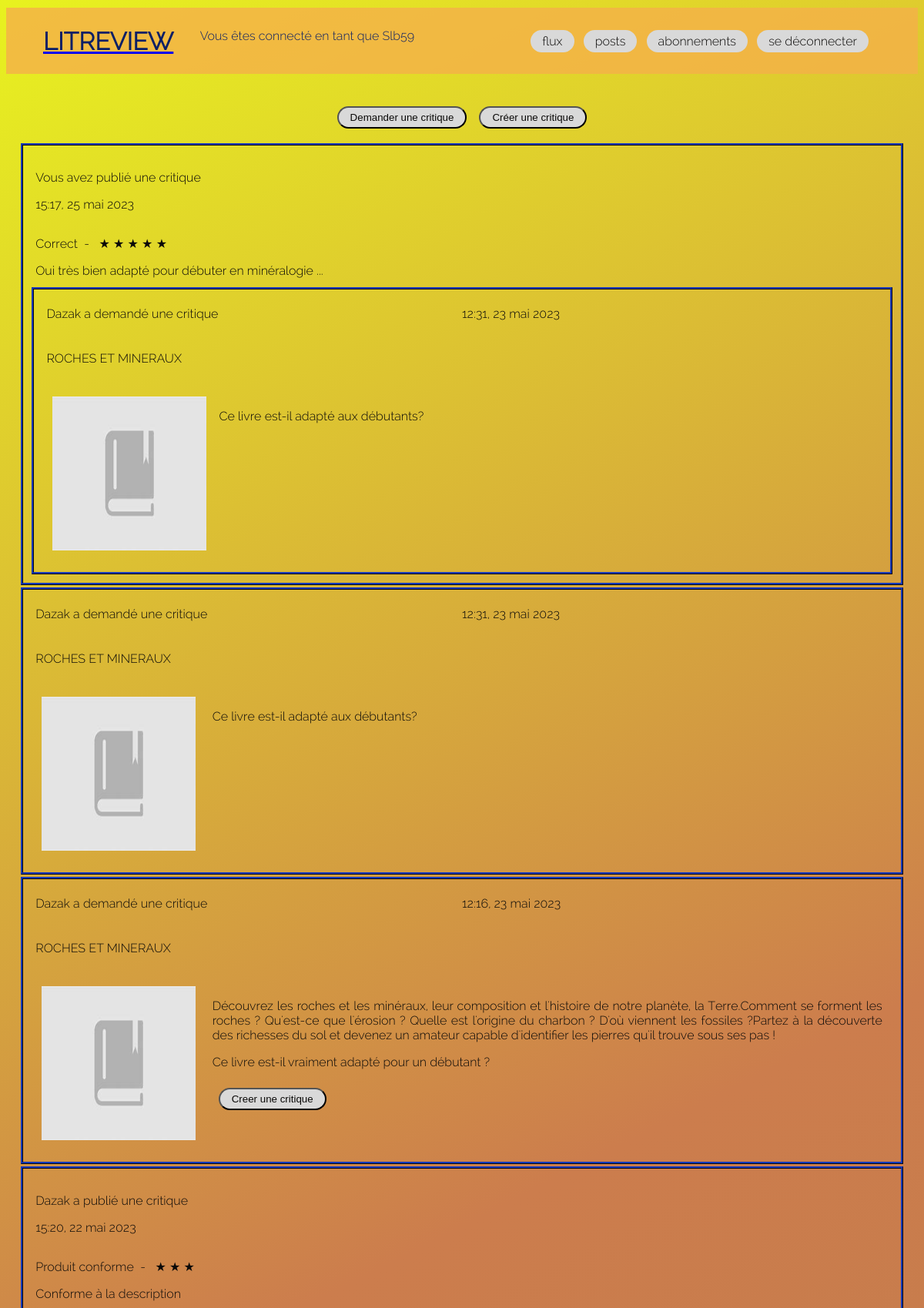
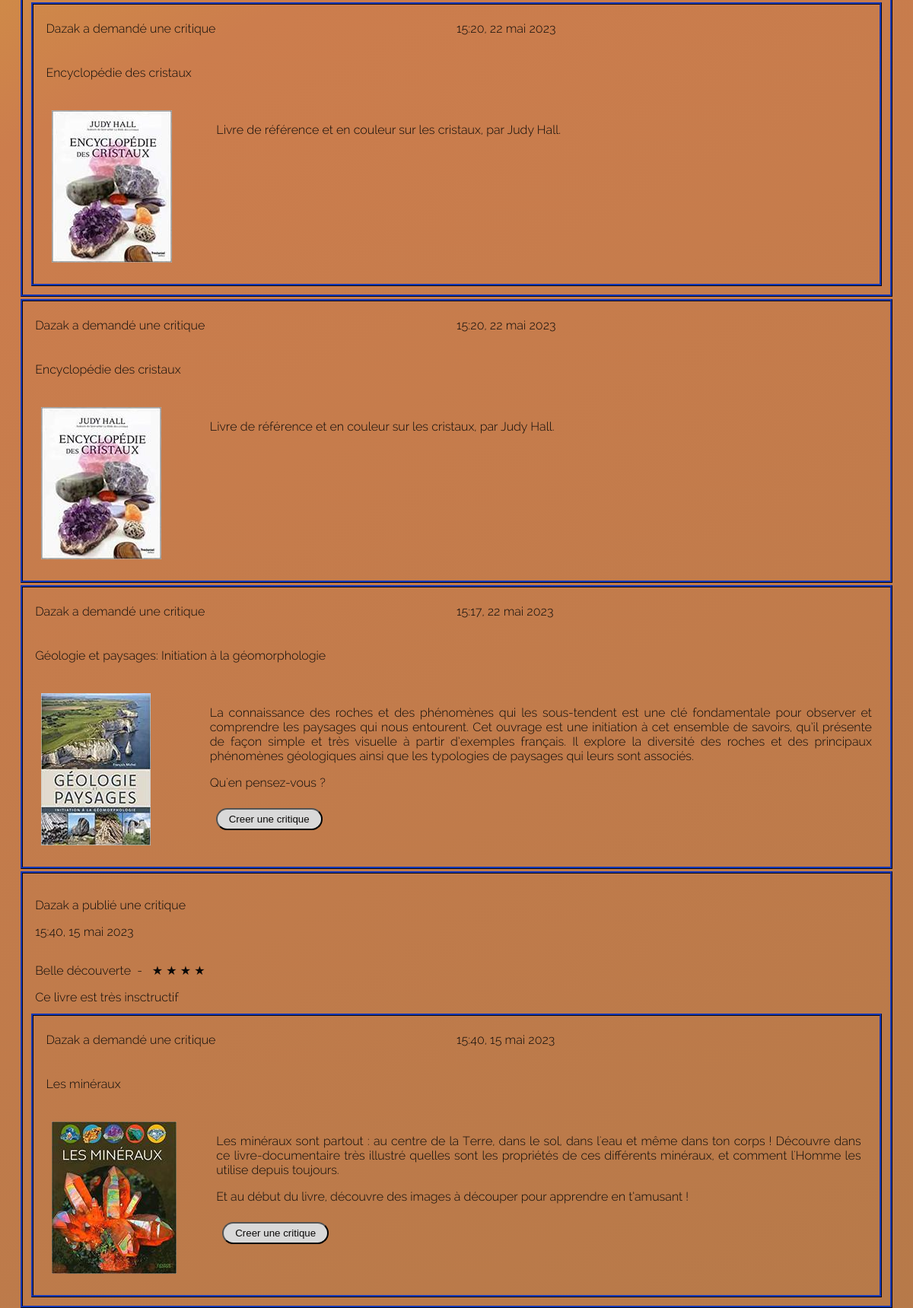
The app's page / (signed in, upper part) with its own data (2 pictures, top to bottom).
### review/models.py (models this page shows, shortened)
class Review(models.Model):
    ticket = models.ForeignKey(to=Ticket, on_delete=models.CASCADE)
    rating = models.PositiveSmallIntegerField(
        validators=[MinValueValidator(0), MaxValueValidator(5)])
    headline = models.CharField(max_length=128)
    body = models.CharField(max_length=8192, blank=True)
    user = models.ForeignKey(
        to=settings.AUTH_USER_MODEL, on_delete=models.CASCADE)
    time_created = models.DateTimeField(auto_now_add=True)

class Ticket(models.Model):
    title = models.CharField(max_length=128)
    description = models.TextField(max_length=2048, blank=True)
    user = models.ForeignKey(to=settings.AUTH_USER_MODEL,
                             on_delete=models.CASCADE)
    image = models.ImageField(null=True, blank=True,
                              upload_to='img')
    time_created = models.DateTimeField(auto_now_add=True)
    IMAGE_MAX_SIZE = (200, 200)

### review/views.py (the view)
# urls.py: path('', views.feed, name='feed'),
@login_required
def feed(request):
    user_follows = UserFollows.objects.filter(
        user=request.user).values_list('followed_user', flat=True)
    reviews = Review.objects.filter(
        (Q(user=request.user) | Q(user__in=user_follows)))
    tickets = Ticket.objects.filter(
        (Q(user=request.user) | Q(user__in=user_follows)))
    merge_tickets_and_reviews = chain(tickets, reviews)
    tickets_and_reviews = sorted(merge_tickets_and_reviews,
                                 key=lambda x: x.time_created,
                                 reverse=True)
    context = {'tickets_and_reviews': tickets_and_reviews}
    return render(request, 'review/feed.html', context=context)

### review/templatetags/review_tags.py (called while the page is built)
@register.filter
def model_type(value):
    return type(value).__name__

@register.filter
def has_review(value):
    reviews = Review.objects.filter(Q(ticket=value) & ~Q(user=value.user))
    return reviews

### templates/review/feed.html (shortened to what this page needs)
{% extends "base.html" %}
{% load review_tags %}
{% block content %}
<div>
</div>
<div class="feed__buttons">
    <a href="{% url 'review:add_ticket' %}"> <input class='btn' type="button" value="Demander une critique"> </a>
    <div>  </div>
    <a href="{% url 'review:add_review' %}"> <input class= 'btn' type="button" value="Créer une critique"> </a>
</div>
<div class="feed__messages">
    {% for instance in tickets_and_reviews %}
        {% if instance|model_type == 'Ticket' %}
            {% include 'review/ticket/ticket_info.html'%}
        {% elif instance|model_type == 'Review' %}
            {% include 'review/review/review_info.html'%}
        {% endif %}
    {% endfor %}
</div>
{% endblock %}

### templates/base/header.html
<header id="header">
    <a href="{% url 'review:feed' %}"><h1>LITREVIEW</h1></a>
    {% if user.is_authenticated %}
        <div class="user_connected">
        <p>Vous êtes connecté en tant que {{request.user}}</p>
        </div>
        <nav class="header__menu">
            {% include 'navbar/navbar.html' %}
        </nav>
    {% endif %}
</header>

### templates/review/review/review_info.html (shortened to what this page needs)
<div class="cadre_info">
    <div class="review_info__1">
        {% if instance.user == request.user %}
            <p>Vous avez publié une critique</p>
        {% else %}
            <p>{{instance.user|title}} a publié une critique</p>
        {% endif %}
        <p class="review_info__date">
            {{ instance.time_created | time}}, {{ instance.time_created | date}}
        </p>
    </div>
    <div>
        {{instance.headline}} &nbsp;- &nbsp;
        {% with ''|center:instance.rating as range %}
        {% for _ in range %}
            &#9733;
        {% endfor %}
        {% endwith %}
    </div>
    <div>
        {{instance.body}}
    </div>
    {% include 'review/ticket/ticket_info.html' with instance=instance.ticket %}
</div>

### templates/review/ticket/ticket_info.html (shortened to what this page needs)
{% load review_tags %}
{% load static %}
   <div class="cadre_info">
      <div class="ticket_info__1">
         {% if instance.user == request.user %}
            <p>Vous avez demandé une critique</p>
         {% else %}
            <p>{{instance.user|title}} a demandé une critique</p>
         {% endif %}
         <p class="ticket_info__date">
            {{ instance.time_created | time}}, {{ instance.time_created | date}}
         </p>
      </div>
      <div>
         <p>{{ instance.title }}</p>
      </div>
      <div class="ticket_info__2">
         <div>
            {% if instance.image %}
               <img src="{{instance.image.url }}">
            {% else %}
               <img src="{% static 'assets/default_image.png'%}">
            {% endif %}
         </div>
         <div class="ticket_info__2__text">
            {{ instance.description|linebreaks }}
            <div>
               {% if not instance|has_review and not instance.user == request.user and not no_add_review %}
                  <a href="{% url 'review:add_review_on_ticket' instance.id %}"><button class="btn">Creer une critique</button></a>
               {% endif %}
            </div>
         </div>
      </div>
   </div>

### static/css/review.css (style rules this page uses)
html { background: linear-gradient(333deg, rgb(144, 115, 66) 0%, rgb(204, 125, 77) 76%, rgb(232, 242, 31) 100%); font-family: "Raleway-Light"; color: rgb(10, 9, 8); min-height: 100vh; scroll-behavior: smooth; overflow-x: hidden; }
h1 { font-size: 2rem; color: rgb(11, 31, 101); }
div { padding: 0.5rem; }
.btn { background-color: rgb(217, 217, 217); color: rgb(10, 9, 8); padding: 5px 15px; border-radius: 1rem; }
header { background-color: rgba(246, 177, 73, 0.8); padding: 0.2rem 3rem; display: grid; grid-template-columns: repeat(1fr 2fr 4fr); margin: 10px auto; }
header .user_connected { grid-column: 2; color: rgb(11, 31, 101); }
header .header__menu { padding-top: 0em; padding-right: 0em; grid-column: 4; margin: auto 1em; align-content: center; text-align: right; }
.feed__buttons { display: flex; justify-content: center; }
.cadre_info { border: 1mm rgb(11, 31, 101) ridge; margin: 0.2rem; }
.cadre_info .ticket_info__1 { display: grid; grid-template-columns: repeat(2, 1fr); line-height: 0; }
.cadre_info .ticket_info__2 { display: grid; grid-template-columns: 1fr 4fr; }
.cadre_info .ticket_info__2 .ticket_info__2__text { text-align: justify; }

### records on screen
Review: shows "Vous avez publié une critique", time_created "15:17", time_created "25 mai 2023", headline "Correct", rating 5 (drawn), body "Oui très bien adapté pour débuter en minéralogie ...", user "Dazak", time_created "12:31", time_created "23 mai 2023", title "ROCHES ET MINERAUX", description "Ce livre est-il adapté aux débutants?"
Ticket: user "Dazak", time_created "12:31", time_created "23 mai 2023", title "ROCHES ET MINERAUX", description "Ce livre est-il adapté aux débutants?"
Ticket: user "Dazak", time_created "12:16", time_created "23 mai 2023", title "ROCHES ET MINERAUX", description "Découvrez les roches et les minéraux, leur composition et l'histoire de notre planète, la Terre.Comment se forment les roches ? Qu'est-ce que l'érosion ? Quelle est l'origine du charbon ? D'où viennent les fossiles ?Partez à la découverte des richesses du sol et devenez un amateur capable d'identifier les pierres qu'il trouve sous ses pas ! Ce livre est-il vraiment adapté pour un débutant ?", shows "Creer une critique"
Review: user "Dazak", time_created "15:20", time_created "22 mai 2023", headline "Produit conforme", rating 3 (drawn), body "Conforme à la description", title "Encyclopédie des cristaux", image (picture), description "Livre de référence et en couleur sur les cristaux, par Judy Hall."
Ticket: user "Dazak", time_created "15:20", time_created "22 mai 2023", title "Encyclopédie des cristaux", image (picture), description "Livre de référence et en couleur sur les cristaux, par Judy Hall."
Ticket: user "Dazak", time_created "15:17", time_created "22 mai 2023", title "Géologie et paysages: Initiation à la géomorphologie", image (picture), description "La connaissance des roches et des phénomènes qui les sous-tendent est une clé fondamentale pour observer et comprendre les paysages qui nous entourent. Cet ouvrage est une initiation à cet ensemble de savoirs, qu’il présente de façon simple et très visuelle à partir d’exemples français. Il explore la diversité des roches et des principaux phénomènes géologiques ainsi que les typologies de paysages qui leurs sont associés. Qu'en pensez-vous ?", shows "Creer une critique"
Review: user "Dazak", time_created "15:40", time_created "15 mai 2023", headline "Belle découverte", rating 4 (drawn), body "Ce livre est très insctructif", title "Les minéraux", image (picture), description "Les minéraux sont partout : au centre de la Terre, dans le sol, dans l'eau et même dans ton corps ! Découvre dans ce livre-documentaire très illustré quelles sont les propriétés de ces différents minéraux, et comment l'Homme les utilise depuis toujours. Et au début du livre, découvre des images à découper pour apprendre en t’amusant !", shows "Creer une critique"

### other values on screen
{{ request.user }} "Slb59"
